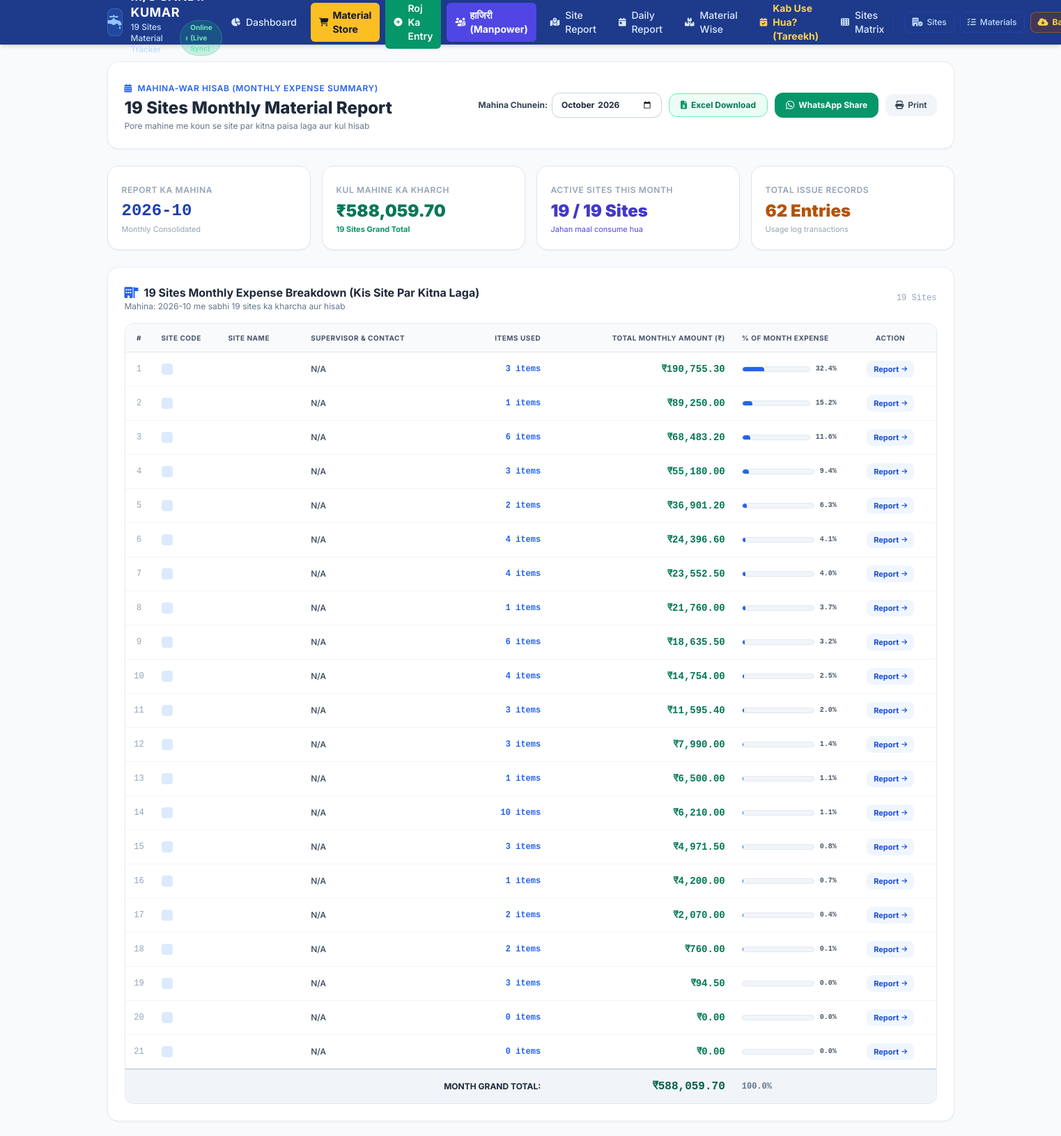
The page /reports/monthly (upper part) on the database its author committed.
### tables this page shows
CREATE TABLE sites (
        id INTEGER PRIMARY KEY AUTOINCREMENT,
        code TEXT UNIQUE NOT NULL,
        name TEXT NOT NULL,
        location TEXT,
        supervisor TEXT,
        contact TEXT,
        status TEXT DEFAULT 'Active',
        created_at TIMESTAMP DEFAULT CURRENT_TIMESTAMP
    , incharge TEXT, incharge_phone TEXT);

### app.py (the view)
@app.route("/reports/monthly")
def monthly_report():
    month_arg = request.args.get("month", datetime.date.today().strftime("%Y-%m"))
    report_data = database.get_monthly_report(month_arg)
    return render_template(
        "monthly_report.html",
        month=month_arg,
        entries=report_data["entries"],
        site_summaries=report_data["site_summaries"],
        top_materials=report_data["top_materials"],
        daily_trend=report_data["daily_trend"],
        total_month_cost=report_data["total_month_cost"],
        total_items_count=report_data["total_items_count"],
        active_sites_count=report_data["active_sites_count"],
        available_months=report_data["available_months"]
    )

### app.py (called while the page is built)
@app.context_processor
def inject_common():
    return {
        "current_date": datetime.date.today().strftime("%Y-%m-%d"),
        "now_year": datetime.date.today().year
    }

@app.after_request
def add_cors_headers(response):
    response.headers["Access-Control-Allow-Origin"] = "*"
    response.headers["Access-Control-Allow-Methods"] = "GET, POST, OPTIONS"
    response.headers["Access-Control-Allow-Headers"] = "Content-Type"
    return response

### database.py (called while the page is built)
def get_db():
    conn = sqlite3.connect(DB_PATH)
    conn.row_factory = sqlite3.Row
    return conn

### templates/monthly_report.html (shortened to what this page needs)
{% extends "base.html" %}
{% block content %}
<div class="space-y-6">
    <div class="bg-white rounded-2xl p-6 border border-slate-200/80 shadow-sm flex flex-col md:flex-row md:items-center justify-between gap-4 no-print">
        <div>
            <div class="inline-flex items-center gap-2 text-xs font-semibold text-blue-600 uppercase tracking-wider mb-1">
                <i class="fa-solid fa-calendar-days"></i> Mahina-war Hisab (Monthly Expense Summary)
            </div>
            <h1 class="text-2xl font-extrabold text-slate-800">19 Sites Monthly Material Report</h1>
            <p class="text-xs text-slate-500 mt-0.5">Pore mahine me koun se site par kitna paisa laga aur kul hisab</p>
        </div>
        <form method="GET" action="{{ url_for('monthly_report') }}" class="flex flex-wrap items-center gap-2.5">
            <div class="flex items-center gap-1.5">
                <label class="text-xs font-bold text-slate-700 whitespace-nowrap">Mahina Chunein:</label>
                <input type="month" name="month" value="{{ month }}" onchange="this.form.submit()" class="rounded-xl border-slate-300 py-2 px-3 text-xs font-bold text-slate-800 border focus:border-blue-500 focus:ring-blue-500 shadow-sm bg-white">
            </div>
            <a href="{{ url_for('export_monthly_excel', month=month) }}" class="px-4 py-2 rounded-xl bg-emerald-50 hover:bg-emerald-100 text-emerald-700 border border-emerald-300 text-xs font-bold transition flex items-center gap-1.5">
                <i class="fa-solid fa-file-excel text-emerald-600"></i> Excel Download
            </a>
            <button type="button" onclick="shareMonthlyWhatsApp()" class="px-4 py-2 rounded-xl bg-emerald-600 hover:bg-emerald-700 text-white text-xs font-bold shadow-sm transition flex items-center gap-1.5" title="WhatsApp par mahine ka hisab bhejein">
                <i class="fa-brands fa-whatsapp text-sm"></i> WhatsApp Share
            </button>
            <button type="button" onclick="window.print()" class="px-3.5 py-2 rounded-xl bg-slate-100 hover:bg-slate-200 text-slate-700 text-xs font-semibold transition flex items-center gap-1.5">
                <i class="fa-solid fa-print"></i> Print
            </button>
        </form>
    </div>
    <div class="grid grid-cols-1 sm:grid-cols-2 lg:grid-cols-4 gap-4">
        <div class="p-5 rounded-2xl bg-white border border-slate-200 shadow-sm">
            <span class="text-xs font-semibold text-slate-400 uppercase tracking-wider">Report Ka Mahina</span>
            <p class="text-2xl font-black text-blue-800 mt-1 font-mono">{{ month }}</p>
            <span class="text-[11px] text-slate-400 block mt-0.5">Monthly Consolidated</span>
        </div>
        <div class="p-5 rounded-2xl bg-white border border-slate-200 shadow-sm">
            <span class="text-xs font-semibold text-slate-400 uppercase tracking-wider">Kul Mahine Ka Kharch</span>
            <p class="text-2xl font-black text-emerald-700 mt-1">₹{{ "{:,.2f}".format(total_month_cost) }}</p>
            <span class="text-[11px] text-emerald-600 font-bold block mt-0.5">19 Sites Grand Total</span>
        </div>
        <div class="p-5 rounded-2xl bg-white border border-slate-200 shadow-sm">
            <span class="text-xs font-semibold text-slate-400 uppercase tracking-wider">Active Sites This Month</span>
            <p class="text-2xl font-black text-indigo-700 mt-1">{{ active_sites_count }} / 19 Sites</p>
            <span class="text-[11px] text-indigo-600 block mt-0.5">Jahan maal consume hua</span>
        </div>
        <div class="p-5 rounded-2xl bg-white border border-slate-200 shadow-sm">
            <span class="text-xs font-semibold text-slate-400 uppercase tracking-wider">Total Issue Records</span>
            <p class="text-2xl font-black text-amber-700 mt-1">{{ total_items_count }} Entries</p>
            <span class="text-[11px] text-slate-400 block mt-0.5">Usage log transactions</span>
        </div>
    </div>
    <div class="bg-white rounded-2xl p-6 border border-slate-200/80 shadow-sm space-y-4">
        <div class="flex items-center justify-between">
            <div>
                <h2 class="text-base font-bold text-slate-800 flex items-center gap-2">
                    <i class="fa-solid fa-building-flag text-blue-600"></i>
                    19 Sites Monthly Expense Breakdown (Kis Site Par Kitna Laga)
                </h2>
                <p class="text-xs text-slate-500">Mahina: {{ month }} me sabhi 19 sites ka kharcha aur hisab</p>
            </div>
            <span class="text-xs font-mono text-slate-400">19 Sites</span>
        </div>
        <div class="overflow-x-auto border border-slate-200 rounded-xl">
            <table class="w-full text-left text-xs border-collapse">
                <thead class="bg-slate-50 border-b border-slate-200 text-slate-600 font-bold uppercase text-[10px] tracking-wider">
                    <tr>
                        <th class="py-3 px-3 w-10 text-center">#</th>
                        <th class="py-3 px-3 w-24">Site Code</th>
                        <th class="py-3 px-3">Site Name</th>
                        <th class="py-3 px-3">Supervisor & Contact</th>
                        <th class="py-3 px-3 text-right">Items Used</th>
                        <th class="py-3 px-3 text-right">Total Monthly Amount (₹)</th>
                        <th class="py-3 px-3 w-40">% of Month Expense</th>
                        <th class="py-3 px-3 text-center no-print">Action</th>
                    </tr>
                </thead>
                <tbody class="divide-y divide-slate-100 text-slate-700">
                    {% for s in site_summaries %}
                    {% set pct = ((s.site_total_cost / total_month_cost * 100) if total_month_cost > 0 else 0) %}
                    <tr class="hover:bg-slate-50/80 transition">
                        <td class="py-3 px-3 text-center text-slate-400 font-mono">{{ loop.index }}</td>
                        <td class="py-3 px-3 font-mono font-bold text-blue-700">
                            <span class="px-2 py-0.5 rounded bg-blue-100 text-blue-800 text-[11px]">{{ s.code }}</span>
                        </td>
                        <td class="py-3 px-3 font-bold text-slate-800">
                        </td>
                        <td class="py-3 px-3">
                            <div class="font-medium text-slate-700">{{ s.supervisor or 'N/A' }}</div>
                        </td>
                        <td class="py-3 px-3 text-right font-mono font-bold text-blue-600">{{ s.items_count }} items</td>
                        <td class="py-3 px-3 text-right font-mono font-black text-emerald-700 text-sm">
                            ₹{{ "{:,.2f}".format(s.site_total_cost or 0) }}
                        </td>
                        <td class="py-3 px-3">
                            <div class="flex items-center gap-2">
                                <div class="w-full bg-slate-100 rounded-full h-2 overflow-hidden border border-slate-200">
                                    <div class="bg-blue-600 h-2 rounded-full" style="width: {{ pct }}%"></div>
                                </div>
                                <span class="font-mono text-[10px] font-bold text-slate-600 whitespace-nowrap">{{ "%.1f"|format(pct) }}%</span>
                            </div>
                        </td>
                        <td class="py-3 px-3 text-center no-print">
                            <a href="{{ url_for('site_report', site_id=s.id) }}" class="px-2.5 py-1 rounded-lg bg-blue-50 hover:bg-blue-100 text-blue-700 font-bold text-[11px] transition inline-flex items-center gap-1">
                                <span>Report</span> <i class="fa-solid fa-arrow-right text-[9px]"></i>
                            </a>
                        </td>
                    </tr>
                    {% endfor %}
                </tbody>
                <tfoot class="bg-slate-100 font-bold border-t-2 border-slate-300">
                    <tr>
                        <td colspan="5" class="py-3 px-3 text-right uppercase text-xs text-slate-800">Month Grand Total:</td>
                        <td class="py-3 px-3 text-right font-mono text-emerald-800 text-base">₹{{ "{:,.2f}".format(total_month_cost) }}</td>
                        <td colspan="2" class="py-3 px-3 text-slate-500 font-mono text-xs">100.0%</td>
                    </tr>
                </tfoot>
            </table>
        </div>
    </div>
</div>
{% endblock %}

### templates/base.html (style rules this page uses)
body { font-family: 'Inter', sans-serif; }

### rows shown on the page
sites: supervisor "N/A", items_count "3", site_total_cost "190,755.30", {{ pct }} 32.43808409248244 (drawn), pct "32.4"
sites: supervisor "N/A", items_count "1", site_total_cost "89,250.00", {{ pct }} 15.177030495373172 (drawn), pct "15.2"
sites: supervisor "N/A", items_count "6", site_total_cost "68,483.20", {{ pct }} 11.645620334125937 (drawn), pct "11.6"
sites: supervisor "N/A", items_count "3", site_total_cost "55,180.00", {{ pct }} 9.383401039044163 (drawn), pct "9.4"
sites: supervisor "N/A", items_count "2", site_total_cost "36,901.20", {{ pct }} 6.275077173286997 (drawn), pct "6.3"
sites: supervisor "N/A", items_count "4", site_total_cost "24,396.60", {{ pct }} 4.148660416620965 (drawn), pct "4.1"
sites: supervisor "N/A", items_count "4", site_total_cost "23,552.50", {{ pct }} 4.005120568540915 (drawn), pct "4.0"
sites: supervisor "N/A", items_count "1", site_total_cost "21,760.00", {{ pct }} 3.7003045779195545 (drawn), pct "3.7"
sites: supervisor "N/A", items_count "6", site_total_cost "18,635.50", {{ pct }} 3.1689809725101035 (drawn), pct "3.2"
sites: supervisor "N/A", items_count "4", site_total_cost "14,754.00", {{ pct }} 2.508928940377992 (drawn), pct "2.5"
sites: supervisor "N/A", items_count "3", site_total_cost "11,595.40", {{ pct }} 1.9718066039893567 (drawn), pct "2.0"
sites: supervisor "N/A", items_count "3", site_total_cost "7,990.00", pct "1.4"
sites: supervisor "N/A", items_count "1", site_total_cost "6,500.00", pct "1.1"
sites: supervisor "N/A", items_count "10", site_total_cost "6,210.00", pct "1.1"
sites: supervisor "N/A", items_count "3", site_total_cost "4,971.50", pct "0.8"
sites: supervisor "N/A", items_count "1", site_total_cost "4,200.00", pct "0.7"
sites: supervisor "N/A", items_count "2", site_total_cost "2,070.00", pct "0.4"
sites: supervisor "N/A", items_count "2", site_total_cost "760.00", pct "0.1"
sites: supervisor "N/A", items_count "3", site_total_cost "94.50", pct "0.0"
sites: supervisor "N/A", items_count "0", site_total_cost "0.00", pct "0.0"
sites: supervisor "N/A", items_count "0", site_total_cost "0.00", pct "0.0"

### other values the page prints
{{ month }} "2026-10"
{{ "{:,.2f}".format(total_month_cost) }} "588,059.70"
{{ active_sites_count }} "19"
{{ total_items_count }} "62"
